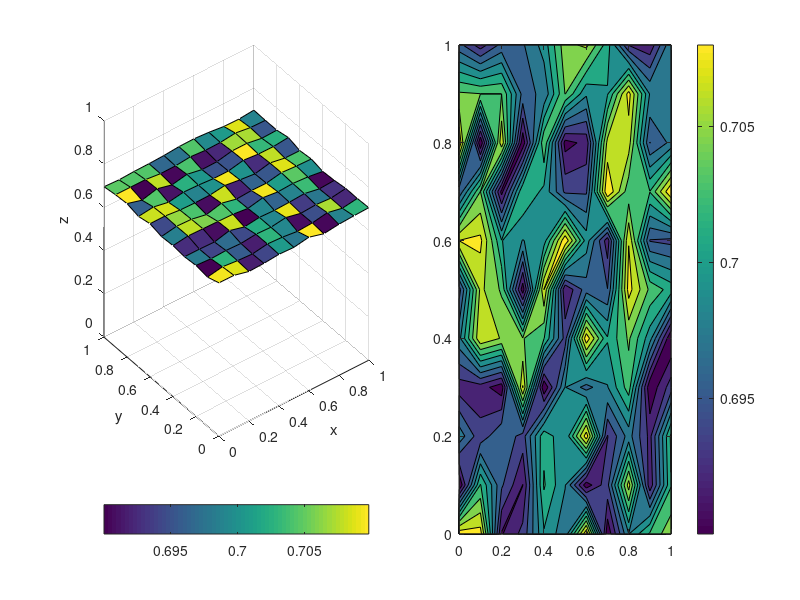

Here is the MATLAB script that generated this plot: (Note: this script raises an error after producing the figure.)
function second_trial

clear
clc

tic

%Page 1

W=[0.27778 0.4444 0.27778];
GP=[0.1127 0.5 0.8873];

NEX = 10;
NEY = 10;
NX = NEX + 1;
NY = NEY + 1;
NE = NEX * NEY;
N = NX * NY;
NFOUR = 4 * N;
TIME = 0.0D0;
format short
%=-=-=-=-=-=-=-=-=-=-=-=-=-=-=-=-=-=-=-=-=-=-=-=
%-----Good for 100x100 elememts----------
%DTO = 5.0D-10;
%DT = 5.0D-10;
%max_time=1.0D-5;
%-----Perfect for 10x10 elememts----------
%{
DTO = 1.0D-5;
DT = 1.0D-5;
max_time=2.0D-3;
max_time_step=1.0D-4;
%}
%-----------------------------------------

%--------Good for 10x10 nonlinear Cahn-Hilliard--------
%{
DTO = 1.0D-5;
DT = 1.0D-5;
max_time=2.0D-4;
%}
%------------------------------------------------

%----VERIFIED ~90 MIN RUNTIME 100x100 nonlinear Cahn-Hilliard--------
%{
DTO = 1.0D-5;
DT = 1.0D-5;
max_time=2.0D-4;
%}
%------------------------------------------------

%------------------------------------------------
%%{
DTO = 1.0D-5;
DT = 1.0D-5;
max_time=2.0D-4;

DT_catchup=5.0D-6;
catchup_pace=1.5;
%%}
%------------------------------------------------

%-----Almost perfect for 100x100 elememts----------
%{
DTO = 1.0D-11;
DT = 1.0D-11;
max_time=2.5D-3;
max_time_step=1.0D-4;
%}
%=-=-=-=-=-=-=-=-=-=-=-=-=-=-=-=-=-=-=-=-=-=-=-=
DIFF = 6.0D2;
%=-=-=-=-=-=-=-=-=-=-=-=-=-=-=-=-=-=-=-=-=-=-=-=

frame_index=0;
bypass_counter=0;
%=======================================================================2

X=zeros(1,N);
Y=zeros(1,N);

for I=1:N
    X(I)=(1/NEX)*floor((I-1)/NY);
end
for I=1:NY
    for J=1:NX
        Y(I+(J-1)*NY)=(1/NEY)*(I-1);
    end
end
NOP=zeros(NE,16);
for I=1:NE
    NOP(I,1)=4*floor((I-1)/NEY)+4*(I-1)+1;
    NOP(I,9)=NOP(I,1)+4*NY;
    for J=1:7
        NOP(I,1+J)=NOP(I,1)+J;
        NOP(I,9+J)=NOP(I,9)+J;
    end
end
NOPM=zeros(I,4);
for I=1:NE
    NOPM(I,1)=floor((I-1)/NEY)+I;
    NOPM(I,2)=NOPM(I,1)+1;
    NOPM(I,3)=NOPM(I,1)+NY;
    NOPM(I,4)=NOPM(I,3)+1;
end
CO=zeros(1,NFOUR);
%RANDOMIZE IC==============================================================
for I=1:NFOUR
    if rand(1)<=0.5
        mult=-1;
    else
        mult=1;
    end
    CO(I)=0.7+mult*rand(1)*0.01;
end

%==========================================================================
K=0;
for J=1:4:1+4*NEY
    K=K+1;
    K1=K;
    for I=J:4*NY:J+4*NEX*NY
        K1=K1+NY;
    end
end
TIME=TIME+DTO;

%=======================================================================3
C=zeros(1,NFOUR);
for J = 1 : NFOUR
    C(J) = CO(J);
end
%Left
for J=2:4:2+4*NEY
    J1 = J + 1 ;
    J2 = J + 2;
    C(J) = 0.000;
    C(J1) = 0.000;
    C(J2) = 0.000;
end
%Bottom
for J=2:4*NY:2+4*NEX*NY
    J1=J+1;
    J2 = J + 2;
    C(J) = 0.000;
    C(J1) = 0.000;
    C(J2) = 0.000;
end
%Top
for J = 2 + 4 * NEY:4 * NY: 2 + 4 * NEY + 4 * NEX * NY 
    J1 = J + 1;
    J2 = J + 2;
    C(J) = 0.000;
    C(J1) = 0.000;
    C(J2) = 0.000;
end
%Right
for J = 2 + 4 * NEX * NY: 4: 2 + 4 * NEY + 4 * NEX * NY
    J1 = J + 1;
    J2 = J + 2;
    C(J) = 0.000;
    C(J1) = 0.000;
    C(J2) = 0.000;
end

%{
for J = 1 : NFOUR
    C(J) = CO(J);
end
%Left
for J=2:4:2+4*NEY
    %J1 = J + 1 ;
    %J2 = J + 2;
    C(J) = 0.000;
    %C(J1) = 0.000;
    %C(J2) = 0.000;
end
%Bottom
for J=2:4*NY:2+4*NEX*NY
    J1=J+1;
    %J2 = J + 2;
    %C(J) = 0.000;
    C(J1) = 0.000;
    %C(J2) = 0.000;
end
%Top
for J = 2 + 4 * NEY:4 * NY: 2 + 4 * NEY + 4 * NEX * NY 
    J1 = J + 1;
    %J2 = J + 2;
    %C(J) = 0.000;
    C(J1) = 0.000;
    %C(J2) = 0.000;
end
%Right
for J = 2 + 4 * NEX * NY: 4: 2 + 4 * NEY + 4 * NEX * NY
    %J1 = J + 1;
    %J2 = J + 2;
    C(J) = 0.000;
    %C(J1) = 0.000;
    %C(J2) = 0.000;
end
%}

%PLOT INITIAL===========================
x_coord=linspace(0,1,NX);
y_coord=linspace(0,1,NY);
%===================
solution=zeros(1,NX*NY);
for i=1:NX*NY
    solution(i)=C((i-1)*4+1);
end

%max_z=max(solution)*1.;
%min_z=min(solution)*1.;

max_z=1;
min_z=0;

max_bar=0.51;
min_bar=0.49;

%myave=mean(mean(mean(CO)));
%max_bar=myave+0.001;
%min_bar=myave-0.001;

%max_bar=0.501;
%min_bar=0.499;

solution=reshape(solution,[NY,NX]);
frame_index=frame_index+1;

hFig = figure(1);
pos_size=[0 200 1280 720];
set(hFig, 'Position', pos_size)

%INITIAL PLOT========================================================
subplot(1,2,1)
surf(x_coord,y_coord,solution);
colorbar('southoutside')
%caxis([min_bar max_bar]);
axis([0 1 0 1 min_z max_z])
xlabel('x'),ylabel('y'),zlabel('z')
subplot(1,2,2)
contourf(x_coord,y_coord,solution);
%set(hC,'LineStyle','none');
colorbar
%caxis([min_bar max_bar]);
suptitle('Solution to 2D nonlinear Cahn-Hilliard in unstable region')
myClip(frame_index)=getframe(gcf);
%======================================================================

CP=zeros(1,NFOUR);
COO=zeros(1,NFOUR);

bypassed=0;

CHI=1.1666666666667;

toc

display('Start main loop')

while 1
%for i=1:1:1
    % PREDICT VALUES FOR NEXT TIME STEP
    
    display('Prediction starts')
    
    for J = 1: NFOUR
        CP(J) = C(J) + DT * ( (C(J)-CO(J) ) / DTO);
        COO(J) = CO(J);
        CO(J) = C(J);
        C(J) = CP(J);
    end
    for J = 2: 4:2 + 4 * NEY
        J1 = J + 1;
        J2 = J + 2;
        C(J) = 0.000;
        C(J1) = 0.000;
        C(J2) = 0.000;
    end
    for J = 2:4 * NY: 2 + 4 * NEX * NY
        J1 = J + 1;
        J2 = J + 2;
        C(J) = 0.000;
        C(J1) = 0.000;
        C(J2) = 0.000;
    end

    %=======================================================================4

    for J=2+4*NEY:4*NY:2+4*NEY+4*NEX*NY
        J1=J+1 ;
        J2=J+2;
        C(J) = 0.000;
        C(J1) = 0.000;
        C(J2) = 0.000;
    end
    for J=2+4*NEX*NY:4:2+4*NEY+4*NEX*NY
        J1=J+1;
        J2=J+2;
        C(J) = 0.000;
        C(J1) = 0.000;
        C(J2) = 0.000;
    end

    INOP=zeros(1,16);
    INOPM=zeros(1,4);
    
    display('Newton-Raphson starts')
    
    JK = 0;

    %while 1
    for i=1:2
        try
            SJ=zeros(NFOUR,NFOUR);
            SF=zeros(1,NFOUR);
        catch
            SJ=sparse(NFOUR,NFOUR);
            SF=sparse(1,NFOUR);
        end
        % ENTER THE 100 D0 LOOP
        display('Start filling in vectors')
        for I = 1: NE
            for J = 1: 4
                INOPM(J) = NOPM(I, J);
            end
            for J = 1: 16
                INOP(J) = NOP(I, J);
            end
            DX = X(INOPM(3)) - X(INOPM(1));
            DY = Y(INOPM(2)) - Y(INOPM(1));
            for J = 1: 3
                for K = 1: 3
                    [PHI,PHIX,PHIY,PHIXX,PHIYY,PHIXY]=TFUNCT(GP(J),GP(K),DX,DY);
                    CON = 0.000;
                    CONO = 0.000;
                    CONX = 0.000;
                    CONY = 0.000;
                    CONXX = 0.000;
                    CONYY = 0.000;
                    for INTR = 1: 16
                        CON = CON + C(INOP(INTR)) * PHI(INTR);
                        CONO = CONO + CO(INOP(INTR)) * PHI(INTR);
                        CONX = CONX + C(INOP(INTR)) * PHIX(INTR);
                        CONY = CONY + C(INOP(INTR)) * PHIY(INTR);
                        CONXX = CONXX + C(INOP(INTR)) * PHIXX(INTR);
                        CONYY = CONYY + C(INOP(INTR)) * PHIYY(INTR);
                    end
                    DCON = (CON - CONO) / DT;
                    %=======================================================================5
                    for L = 1: 16
                        %{
                        SF(INOP(L))=SF(INOP(L))-W(J)*W(K)*DX*DY*...
                            (DCON*PHI(L)-DIFF*PHI(L)*(CONXX+CONYY)+...
                            (CONXX+CONYY)*(PHIXX(L)+PHIYY(L)));
                        %}
                        SF(INOP(L))=SF(INOP(L))-W(J)*W(K)*DX*DY*...
                            (DCON*PHI(L)-DIFF*PHI(L)*(-1/(CON^2)+(1/10)*...
                            ((1-CON)^-2))*(CONX^2+CONY^2)-DIFF*PHI(L)*...
                            (1/CON+(1/10)*(1/(1-CON))-2*CHI)*...
                            (CONXX+CONYY)+(CONXX+CONYY)*...
                            (PHIXX(L)+PHIYY(L)));
                        for M = 1: 16
                            %{
                            SJ(INOP(L),INOP(M))=SJ(INOP(L),INOP(M))+W(J)...
                                *W(K)*DX*DY*(PHI(L)*PHI(M)/DT-DIFF...
                                *PHI(L)*(PHIXX(M)+PHIYY(M))+(PHIXX(L)+...
                                PHIYY(L))*(PHIXX(M)+PHIYY(M)));
                            %}
                            SJ(INOP(L),INOP(M))=SJ(INOP(L),INOP(M))+W(J)...
                                *W(K)*DX*DY*...
                                (PHI(L)*PHI(M)/DT-DIFF*PHI(L)*((2*PHI(M)...
                                /(CON^3)+2*PHI(M)/(10*(1-CON)^3))*...
                                (CONX^2+CONY^2)+(-1/CON^2+1/(10*(1-CON)^2))...
                                *(2*CONX*PHI(M)+2*CONY*PHI(M)))-DIFF*PHI(L)...
                                *((-PHI(M)/CON^2+PHI(M)/(10*(1-CON)^2))*...
                                (CONXX+CONYY)+(1/CON+1/(10*(1-CON))-2*CHI)...
                                *(PHIXX(M)+PHIYY(M)))+(PHIXX(M)+PHIYY(M))...
                                *(PHIXX(L)+PHIYY(L)));
                        end
                    end
                end
            end
        end
      
        display('SF SJ construction commences')
        %APPLY NATURAL BC==================================================
        display('Natural BC starts')
        [SF,SJ]=natural_BC(SF,SJ,NEX,NEY,NY,NFOUR);
        display('Natural BC commences')
        %INVERT JACOBIANS==================================================
        display('Sparsing')
        SJ=sparse(SJ);
        display('Matrix divisiion starts')
        sf=SJ\SF';
        SF=SJ\SF';
        SF=SF';
        display('Matrix divisiion commences')
        %THE SOLUTION VECTOR IS IN THE SF VECTOR NOW=======================
        JK = JK + 1;

        ERROR = sqrt(sum(SF.^2))
        
        C=C+SF;
        if ERROR<10^-6
            %C=C+SF;
            display('Newton-Raphson commences')
            if bypassed~=0
                bypassed=0;
            end
            break
        end
        
        if JK==1
            saved_error=ERROR;
        elseif JK>=20 || saved_error<=ERROR || isnan(ERROR)
            JK=100;
            display('BYPASSING!=========================================!')
            
            bypass_counter=bypass_counter+1
            
            bypassed=bypassed+1;
            
            break %bypass everything
            %error('Too many iterations')
        else
            saved_error=ERROR;
        end
    end
    
    %ADJUSTING TIME STEP TO MAKE CHANGE MORE APPARENT!=====================
    %[DTOO,DTO,DT]=update_time(DTO,DT,DT);
    if JK==100
        C=CO;
        CO=COO;
        next_step=DT/2;
        TIME=TIME-DTO;
        if bypassed==1
            DT=DTO;
            try
                DTO=DTOO;
            catch
                DTOO=DT;
            end
        elseif bypassed>=5
            display('NEWTON RAPHSON IS NOT CONVERGING! SIMULATION HAS BEEN DISRUPTED')
            break
            %error('Time step has been reduced too much!')
        end
        display('TIME STEP REDUCED BY ONE TENTH!!!')
        [DTOO,DTO,DT]=update_time(DTO,DT,next_step);
        TIME=TIME+DT
        continue
    elseif JK>=10
        display('HALVE TIME STEP!!!')
        [DTOO,DTO,DT]=update_time(DTO,DT,DT/2);
    elseif JK<=3
        display('INCREASE TIME STEP!!!')
        [DTOO,DTO,DT]=update_time(DTO,DT,DT*1.5);
        %{
        try
            abs_change=sum(abs(C-CO));
            if abs_change<standard_change
                [DTOO,DTO,DT]=update_time(DTO,DT,DT*1.5);
            else
                [DTOO,DTO,DT]=update_time(DTO,DT,DT);
            end
        catch
            standard_change=sum(abs(C-CO));
            [DTOO,DTO,DT]=update_time(DTO,DT,DT);
        end
        %}
    elseif DT<=DT_catchup
        display('CATCH UP TIME STEP!!!')
        %error('Just stop')
        [DTOO,DTO,DT]=update_time(DTO,DT,DT*catchup_pace);
    elseif max(abs(C-CO))<=0.02
        display('INCREASE TIME STEP!!!')
        %error('Just stop')
        [DTOO,DTO,DT]=update_time(DTO,DT,DT*1.5);
    else
        [DTOO,DTO,DT]=update_time(DTO,DT,DT);
    end
    %======================================================================
    
    %END OF NEWTON-RAPHSON=================================================
    
    %TAKE THE FRAME=======================================================
    solution=zeros(1,NX*NY);
    for i=1:NX*NY
        solution(i)=C((i-1)*4+1);
    end
    solution=reshape(solution,[NY,NX]);
    frame_index=frame_index+1;
    subplot(1,2,1)
    surf(x_coord,y_coord,solution);
    colorbar('southoutside')
    %caxis([min_bar max_bar]);
    axis([0 1 0 1 min_z max_z])
    xlabel('x'),ylabel('y'),zlabel('z')
    subplot(1,2,2)
    contourf(x_coord,y_coord,solution);
    %set(hC,'LineStyle','none');
    colorbar
    %caxis([min_bar max_bar]);
    suptitle('Solution to 2D nonlinear Cahn-Hilliard in unstable region')
    myClip(frame_index)=getframe(gcf);
    %======================================================================
    TIME=TIME+DTO
    if TIME>max_time
        break
    end
    %Measure time
    toc
end

bypass_counter
sf
display('Done!')

toc

%TAKE THE LAST FRAME=======================================================
%{
solution=zeros(1,NX*NY);
for i=1:NX*NY
    solution(i)=C((i-1)*4+1);
end
solution=reshape(solution,[NY,NX]);
frame_index=frame_index+1;
subplot(1,2,1)
surf(x_coord,y_coord,solution);
colorbar('southoutside')
%caxis([min_bar max_bar]);
axis([0 1 0 1 min_z max_z])
xlabel('x'),ylabel('y'),zlabel('z')
subplot(1,2,2)
contourf(x_coord,y_coord,solution);
%set(hC,'LineStyle','none');
colorbar
%caxis([min_bar max_bar]);
suptitle('Solution to 2D nonlinear Cahn-Hilliard in unstable region')
myClip(frame_index)=getframe(gcf);
%}
%==========================================================================

figure(1005)
surf(x_coord,y_coord,solution)

final_fig=figure(200);
set(final_fig, 'Position', pos_size)

movie(gcf,myClip,5)

%%{
%EXPORT THE MOVIE================================
%movie2avi(myClip,'Solution to 2D nonlinear Cahn-Hilliard in unstable region (Fixed axis)')
video=VideoWriter('10201 nodes.avi', 'Uncompressed AVI');
video.FrameRate=12;
open(video)
writeVideo(video,myClip);
close(video)
%%}
%================================

toc

end

%==========================================================================
%==========================================================================
%==========================================================================

function [DTOO,DTO,DT]=update_time(DTO,DT,next_time_step)

DTOO=DTO;
DTO=DT;
DT=next_time_step;
end

%==========================================================================
%==========================================================================
%==========================================================================

function [SF,SJ]=natural_BC(SF,SJ,NEX,NEY,NY,NFOUR)
% APPLY NATURAL BOUNDARY CONDITIONS

display('Loop 1')
%Left
for J = 2:4: 2 + 4 * NEY
    %J1 = J + 1;
    %J2 = J + 2;
    SJ(J, :) = zeros(1,NFOUR);
    %SJ(J1, :) = zeros(1,NFOUR);
    %SJ(J2, :) = zeros(1,NFOUR);
    SF(J) = 0;
    %SF(J1) = 0;
    %SF(J2) = 0;
    SJ(J, J) = 1;
    %SJ(J1, J1) = 1;
    %SJ(J2, J2) = 1;
end
display('Loop 2')
%Bottom
for J = 2:4 * NY: 2 + 4 * NEX * NY
    %display('stage 1')
    J1 = J + 1;
    %J2 = J + 2;
    %display('stage 2')
    %SJ(J, :) = zeros(1,NFOUR);
    SJ(J1, :) = zeros(1,NFOUR);
    %SJ(J2, :) = zeros(1,NFOUR);
    %display('stage 3')
    %SF(J) = 0;
    SF(J1) = 0;
    %SF(J2) = 0;
    %SJ(J, J) = 1;
    SJ(J1, J1) = 1;
    %SJ(J2, J2) = 1;
end
display('Loop 3')
%Top
for J = 2 + 4 * NEY:4 * NY: 2 + 4 * NEY + 4 * NEX * NY
    J1 = J + 1;
    %J2 = J + 2;
    %SJ(J, :) = zeros(1,NFOUR);
    SJ(J1, :) = zeros(1,NFOUR);
    %SJ(J2, :) = zeros(1,NFOUR);
    %SF(J) = 0;
    SF(J1) = 0;
    %SF(J2) = 0;
    %=======================================================================6
    %SJ(J, J) = 1.000;
    SJ(J1,J1)=1;
    %SJ(J2, J2)=1;
end
display('Loop 4')
%Right
for J = 2 + 4*NEX*NY:4:2+4*NEY+4*NEX*NY
    %J1=J+1;
    %J2 = J + 2;
    SJ(J, :) = zeros(1,NFOUR);
    %SJ(J1, :) = zeros(1,NFOUR);
    %SJ(J2, :) = zeros(1,NFOUR);
    SF(J) = 0;
    %SF(J1) = 0;
    %SF(J2) = 0;
    SJ(J, J) = 1;
    %SJ(J1, J1) = 1;
    %SJ(J2, J2) = 1;
end
end

%==========================================================================
%==========================================================================
%==========================================================================

function solution=F1(Z)
solution=1-3*Z^2+2*Z^3;
end
function solution=F2(Z,DZ)
solution=(Z-2*Z^2+Z^3)*DZ;
end
function solution=F3(Z)
solution=3*Z^2-2*Z^3;
end
function solution=F4(Z,DZ)
solution=(Z^3-Z^2)*DZ;
end
function solution=F1Z(Z,DZ)
solution=(-6*Z+6*Z^2)/DZ;
end
function solution=F2Z(Z)
solution=1-4*Z+3*Z^2;
end
function solution=F3Z(Z,DZ)
solution=(6*Z-6*Z^2)/DZ;
end
function solution=F4Z(Z)
solution=3*Z^2-2*Z;
end
function solution=F1ZZ(Z,DZ)
solution=(-6+12*Z)/DZ^2;
end
function solution=F2ZZ(Z,DZ)
solution=(-4+6*Z)/DZ;
end
function solution=F3ZZ(Z,DZ)
solution=(6-12*Z)/DZ^2;
end
function solution=F4ZZ(Z,DZ)
solution=(6*Z-2)/DZ;
end

function solution=fPHI(GP1,GP2,DX,DY)
solution=zeros(1,16);
solution(1)=F1(GP1)*F1(GP2);
solution(2)=F2(GP1,DX)*F1(GP2);
solution(3)=F1(GP1)*F2(GP2,DY);
solution(4)=F2(GP1,DX)*F2(GP2,DY);
solution(5)=F1(GP1)*F3(GP2);
solution(6)=F2(GP1,DX)*F3(GP2);
solution(7)=F1(GP1)*F4(GP2,DY);
solution(8)=F2(GP1,DX)*F4(GP2,DY);
solution(9)=F3(GP1)*F1(GP2);
solution(10)=F4(GP1,DX)*F1(GP2);
solution(11)=F3(GP1)*F2(GP2,DY);
solution(12)=F4(GP1,DX)*F2(GP2,DY);
solution(13)=F3(GP1)*F3(GP2);
solution(14)=F4(GP1,DX)*F3(GP2);
solution(15)=F3(GP1)*F4(GP2,DY);
solution(16)=F4(GP1,DX)*F4(GP2,DY);
end

function solution=fPHIX(GP1,GP2,DX,DY)
solution=zeros(1,16);
solution(1)=F1Z(GP1,DX)*F1(GP2);
solution(2)=F2Z(GP1)*F1(GP2);
solution(3)=F1Z(GP1,DX)*F2(GP2,DY);
solution(4)=F2Z(GP1)*F2(GP2,DY);
solution(5)=F1Z(GP1,DX)*F3(GP2);
solution(6)=F2Z(GP1)*F3(GP2);
solution(7)=F1Z(GP1,DX)*F4(GP2,DY);
solution(8)=F2Z(GP1)*F4(GP2,DY);
solution(9)=F3Z(GP1,DX)*F1(GP2);
solution(10)=F4Z(GP1)*F1(GP2);
solution(11)=F3Z(GP1,DX)*F2(GP2,DY);
solution(12)=F4Z(GP1)*F2(GP2,DY);
solution(13)=F3Z(GP1,DX)*F3(GP2);
solution(14)=F4Z(GP1)*F3(GP2);
solution(15)=F3Z(GP1,DX)*F4(GP2,DY);
solution(16)=F4Z(GP1)*F4(GP2,DY);
end

function solution=fPHIY(GP1,GP2,DX,DY)
solution=zeros(1,16);
solution(1)=F1(GP1)*F1Z(GP2,DY);
solution(2)=F2(GP1,DX)*F1Z(GP2,DY);
solution(3)=F1(GP1)*F2Z(GP2);
solution(4)=F2(GP1,DX)*F2Z(GP2);
solution(5) =F1(GP1)*F3Z(GP2,DY);
solution(6)=F2(GP1,DX)*F3Z(GP2,DY);
solution(7)=F1(GP1)*F4Z(GP2);
solution(8)=F2(GP1,DX)*F4Z(GP2);
solution(9)=F3(GP1)*F1Z(GP2,DY);
solution(10)=F4(GP1,DX)*F1Z(GP2,DY);
solution(11)=F3(GP1)*F2Z(GP2);
solution(12)=F4(GP1,DX)*F2Z(GP2);
solution(13)=F3(GP1)*F3Z(GP2,DY);
solution(14)=F4(GP1,DX)*F3Z(GP2,DY);
solution(15)=F3(GP1)*F4Z(GP2);
solution(16)=F4(GP1,DX)*F4Z(GP2);
end

function solution=fPHIXY(GP1,GP2,DX,DY)
solution=zeros(1,16);
solution(1)=F1Z(GP1,DX)*F1Z(GP2,DY);
solution(2)=F2Z(GP1)*F1Z(GP2,DY);
solution(3)=F1Z(GP1,DX)*F2Z(GP2);
solution(4)=F2Z(GP1)*F2Z(GP2);
solution(5)=F1Z(GP1,DX)*F3Z(GP2,DY);
solution(6)=F2Z(GP1)*F3Z(GP2,DY);
solution(7)=F1Z(GP1,DX)*F4Z(GP2);
solution(8)=F2Z(GP1)*F4Z(GP2);
solution(9)=F3Z(GP1,DX)*F1Z(GP2,DY);
solution(10)=F4Z(GP1)*F1Z(GP2,DY);
solution(11) = F3Z(GP1,DX)*F2Z(GP2);
solution(12)=F4Z(GP1)*F2Z(GP2);
solution(13)=F3Z(GP1,DX)*F3Z(GP2,DY);
solution(14)=F4Z(GP1)*F3Z(GP2,DY);
solution(15)=F3Z(GP1,DX)*F4Z(GP2);
solution(16)=F4Z(GP1)*F4Z(GP2);
end

function solution=fPHIXX(GP1,GP2,DX,DY)
solution=zeros(1,16);
solution(1)=F1ZZ(GP1,DX)*F1(GP2);
solution(2)=F2ZZ(GP1,DX)*F1(GP2);
solution(3)=F1ZZ(GP1,DX)*F2(GP2,DY);
solution(4)=F2ZZ(GP1,DX)*F2(GP2,DY);
solution(5)=F1ZZ(GP1,DX)*F3(GP2);
solution(6)=F2ZZ(GP1,DX)*F3(GP2);
solution(7)=F1ZZ(GP1,DX)*F4(GP2,DY);
solution(8)=F2ZZ(GP1,DX)*F4(GP2,DY);
solution(9)=F3ZZ(GP1,DX)*F1(GP2);
solution(10)=F4ZZ(GP1,DX)*F1(GP2);
solution(11)=F3ZZ(GP1,DX)*F2(GP2,DY);
solution(12)=F4ZZ(GP1,DX)*F2(GP2,DY);
solution(13)=F3ZZ(GP1,DX)*F3(GP2);
solution(14)=F4ZZ(GP1,DX)*F3(GP2);
solution(15)=F3ZZ(GP1,DX)*F4(GP2,DY);
solution(16)=F4ZZ(GP1,DX)*F4(GP2,DY);
end

function solution=fPHIYY(GP1,GP2,DX,DY)
solution=zeros(1,16);
solution(1)=F1(GP1)*F1ZZ(GP2,DY);
solution(2)=F2(GP1,DX)*F1ZZ(GP2,DY);
solution(3)=F1(GP1)*F2ZZ(GP2,DY);
solution(4)=F2(GP1,DX)*F2ZZ(GP2,DY);
solution(5)=F1(GP1)*F3ZZ(GP2,DY);
solution(6)=F2(GP1,DX)*F3ZZ(GP2,DY);
solution(7)=F1(GP1)*F4ZZ(GP2,DY);
solution(8)=F2(GP1,DX)*F4ZZ(GP2,DY);
solution(9)=F3(GP1)*F1ZZ(GP2,DY);
solution(10)=F4(GP1,DX)*F1ZZ(GP2,DY);
solution(11)=F3(GP1)*F2ZZ(GP2,DY);
solution(12)=F4(GP1,DX)*F2ZZ(GP2,DY);
solution(13)=F3(GP1)*F3ZZ(GP2,DY);
solution(14)=F4(GP1,DX)*F3ZZ(GP2,DY);
solution(15)=F3(GP1)*F4ZZ(GP2,DY);
solution(16)=F4(GP1,DX)*F4ZZ(GP2,DY);
end

function [PHI,PHIX,PHIY,PHIXX,PHIYY,PHIXY]=TFUNCT(GP1,GP2,DX,DY)
PHI=fPHI(GP1,GP2,DX,DY);
PHIX=fPHIX(GP1,GP2,DX,DY);
PHIY=fPHIY(GP1,GP2,DX,DY);
PHIXX=fPHIXX(GP1,GP2,DX,DY);
PHIYY=fPHIYY(GP1,GP2,DX,DY);
PHIXY=fPHIXY(GP1,GP2,DX,DY);
end